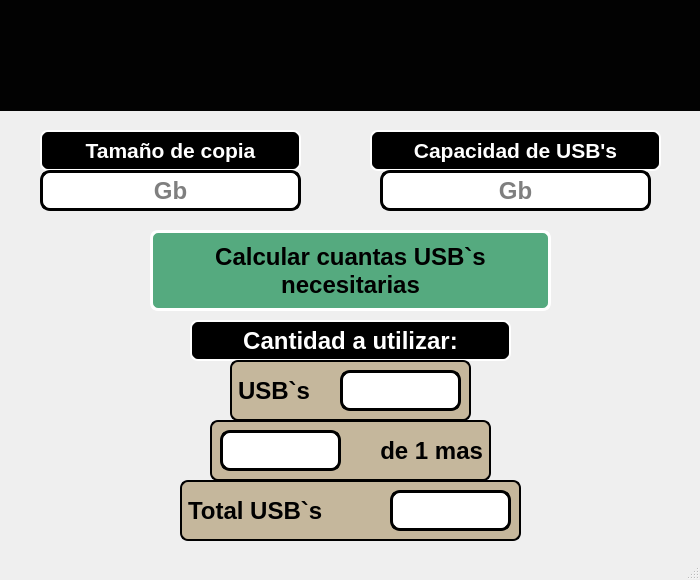
<?xml version="1.0" encoding="UTF-8"?>
<ui version="4.0">
 <class>MainWindow</class>
 <widget class="QMainWindow" name="MainWindow">
  <property name="geometry">
   <rect>
    <x>0</x>
    <y>0</y>
    <width>700</width>
    <height>580</height>
   </rect>
  </property>
  <property name="windowTitle">
   <string>MainWindow</string>
  </property>
  <widget class="QWidget" name="centralwidget">
   <widget class="QLabel" name="label_2">
    <property name="geometry">
     <rect>
      <x>0</x>
      <y>0</y>
      <width>701</width>
      <height>111</height>
     </rect>
    </property>
    <property name="styleSheet">
     <string notr="true">background-color: rgb(2, 2, 2);</string>
    </property>
    <property name="text">
     <string/>
    </property>
    <property name="pixmap">
     <pixmap resource="../PIP_Equipo4_Unidad1_Clase/recursos_proyectos.qrc">:/imgUAT/imagenes/uat.png</pixmap>
    </property>
    <property name="scaledContents">
     <bool>true</bool>
    </property>
   </widget>
   <widget class="QLabel" name="label_3">
    <property name="geometry">
     <rect>
      <x>500</x>
      <y>360</y>
      <width>241</width>
      <height>181</height>
     </rect>
    </property>
    <property name="text">
     <string/>
    </property>
    <property name="pixmap">
     <pixmap>../PIP_Equipo4_Unidad1_Clase/imagenes/Equipo4.png</pixmap>
    </property>
    <property name="scaledContents">
     <bool>true</bool>
    </property>
   </widget>
   <widget class="QLabel" name="label">
    <property name="geometry">
     <rect>
      <x>0</x>
      <y>110</y>
      <width>701</width>
      <height>441</height>
     </rect>
    </property>
    <property name="text">
     <string/>
    </property>
    <property name="pixmap">
     <pixmap>imagenes/usb.jpg</pixmap>
    </property>
    <property name="scaledContents">
     <bool>true</bool>
    </property>
   </widget>
   <widget class="QLabel" name="label_5">
    <property name="geometry">
     <rect>
      <x>40</x>
      <y>130</y>
      <width>261</width>
      <height>41</height>
     </rect>
    </property>
    <property name="font">
     <font>
      <pointsize>16</pointsize>
      <weight>75</weight>
      <bold>true</bold>
     </font>
    </property>
    <property name="styleSheet">
     <string notr="true">color: rgb(255, 255, 255);
background-color: rgb(0, 0, 0);
border: 2px solid white;
border-radius: 8px;</string>
    </property>
    <property name="text">
     <string>Tamaño de copia</string>
    </property>
    <property name="alignment">
     <set>Qt::AlignCenter</set>
    </property>
   </widget>
   <widget class="QLineEdit" name="txt_copia">
    <property name="geometry">
     <rect>
      <x>40</x>
      <y>170</y>
      <width>261</width>
      <height>41</height>
     </rect>
    </property>
    <property name="font">
     <font>
      <pointsize>18</pointsize>
      <weight>75</weight>
      <bold>true</bold>
     </font>
    </property>
    <property name="styleSheet">
     <string notr="true">border: 3px solid black;
border-radius: 10px;</string>
    </property>
    <property name="text">
     <string/>
    </property>
    <property name="alignment">
     <set>Qt::AlignCenter</set>
    </property>
    <property name="placeholderText">
     <string>Gb</string>
    </property>
   </widget>
   <widget class="QPushButton" name="btn_calcular">
    <property name="geometry">
     <rect>
      <x>150</x>
      <y>230</y>
      <width>401</width>
      <height>81</height>
     </rect>
    </property>
    <property name="font">
     <font>
      <pointsize>18</pointsize>
      <weight>75</weight>
      <bold>true</bold>
     </font>
    </property>
    <property name="styleSheet">
     <string notr="true">border: 3px solid white;
border-radius: 8px;
background-color: rgb(85, 170, 127);</string>
    </property>
    <property name="text">
     <string>Calcular cuantas USB`s
necesitarias</string>
    </property>
   </widget>
   <widget class="QLabel" name="label_6">
    <property name="geometry">
     <rect>
      <x>190</x>
      <y>320</y>
      <width>321</width>
      <height>41</height>
     </rect>
    </property>
    <property name="font">
     <font>
      <pointsize>18</pointsize>
      <weight>75</weight>
      <bold>true</bold>
     </font>
    </property>
    <property name="styleSheet">
     <string notr="true">color: rgb(255, 255, 255);
background-color: rgb(0, 0, 0);
border: 2px solid white;
border-radius: 8px;</string>
    </property>
    <property name="text">
     <string>Cantidad a utilizar:</string>
    </property>
    <property name="alignment">
     <set>Qt::AlignCenter</set>
    </property>
   </widget>
   <widget class="QLabel" name="label_7">
    <property name="geometry">
     <rect>
      <x>230</x>
      <y>360</y>
      <width>241</width>
      <height>61</height>
     </rect>
    </property>
    <property name="font">
     <font>
      <pointsize>18</pointsize>
      <weight>75</weight>
      <bold>true</bold>
     </font>
    </property>
    <property name="styleSheet">
     <string notr="true">background-color: rgb(197, 183, 156);
border: 2px solid black;
border-radius: 8px;</string>
    </property>
    <property name="text">
     <string>USB`s</string>
    </property>
    <property name="alignment">
     <set>Qt::AlignLeading|Qt::AlignLeft|Qt::AlignVCenter</set>
    </property>
   </widget>
   <widget class="QLabel" name="label_8">
    <property name="geometry">
     <rect>
      <x>210</x>
      <y>420</y>
      <width>281</width>
      <height>61</height>
     </rect>
    </property>
    <property name="font">
     <font>
      <pointsize>18</pointsize>
      <weight>75</weight>
      <bold>true</bold>
     </font>
    </property>
    <property name="styleSheet">
     <string notr="true">background-color: rgb(197, 183, 156);
border: 2px solid black;
border-radius: 8px;</string>
    </property>
    <property name="text">
     <string>de 1 mas</string>
    </property>
    <property name="alignment">
     <set>Qt::AlignRight|Qt::AlignTrailing|Qt::AlignVCenter</set>
    </property>
   </widget>
   <widget class="QLineEdit" name="txt_usbs">
    <property name="geometry">
     <rect>
      <x>340</x>
      <y>370</y>
      <width>121</width>
      <height>41</height>
     </rect>
    </property>
    <property name="font">
     <font>
      <pointsize>18</pointsize>
      <weight>75</weight>
      <bold>true</bold>
     </font>
    </property>
    <property name="styleSheet">
     <string notr="true">border: 3px solid black;
border-radius: 10px;</string>
    </property>
    <property name="text">
     <string/>
    </property>
    <property name="alignment">
     <set>Qt::AlignCenter</set>
    </property>
   </widget>
   <widget class="QLineEdit" name="txt_porciento">
    <property name="geometry">
     <rect>
      <x>220</x>
      <y>430</y>
      <width>121</width>
      <height>41</height>
     </rect>
    </property>
    <property name="font">
     <font>
      <pointsize>18</pointsize>
      <weight>75</weight>
      <bold>true</bold>
     </font>
    </property>
    <property name="styleSheet">
     <string notr="true">border: 3px solid black;
border-radius: 10px;</string>
    </property>
    <property name="text">
     <string/>
    </property>
    <property name="alignment">
     <set>Qt::AlignCenter</set>
    </property>
   </widget>
   <widget class="QLabel" name="label_9">
    <property name="geometry">
     <rect>
      <x>370</x>
      <y>130</y>
      <width>291</width>
      <height>41</height>
     </rect>
    </property>
    <property name="font">
     <font>
      <pointsize>16</pointsize>
      <weight>75</weight>
      <bold>true</bold>
     </font>
    </property>
    <property name="styleSheet">
     <string notr="true">color: rgb(255, 255, 255);
background-color: rgb(0, 0, 0);
border: 2px solid white;
border-radius: 8px;</string>
    </property>
    <property name="text">
     <string>Capacidad de USB's</string>
    </property>
    <property name="alignment">
     <set>Qt::AlignCenter</set>
    </property>
   </widget>
   <widget class="QLineEdit" name="txt_capacidad">
    <property name="geometry">
     <rect>
      <x>380</x>
      <y>170</y>
      <width>271</width>
      <height>41</height>
     </rect>
    </property>
    <property name="font">
     <font>
      <pointsize>18</pointsize>
      <weight>75</weight>
      <bold>true</bold>
     </font>
    </property>
    <property name="styleSheet">
     <string notr="true">border: 3px solid black;
border-radius: 10px;</string>
    </property>
    <property name="text">
     <string/>
    </property>
    <property name="alignment">
     <set>Qt::AlignCenter</set>
    </property>
    <property name="placeholderText">
     <string>Gb</string>
    </property>
   </widget>
   <widget class="QLabel" name="label_10">
    <property name="geometry">
     <rect>
      <x>180</x>
      <y>480</y>
      <width>341</width>
      <height>61</height>
     </rect>
    </property>
    <property name="font">
     <font>
      <pointsize>18</pointsize>
      <weight>75</weight>
      <bold>true</bold>
     </font>
    </property>
    <property name="styleSheet">
     <string notr="true">background-color: rgb(197, 183, 156);
border: 2px solid black;
border-radius: 8px;</string>
    </property>
    <property name="text">
     <string>Total USB`s</string>
    </property>
    <property name="alignment">
     <set>Qt::AlignLeading|Qt::AlignLeft|Qt::AlignVCenter</set>
    </property>
   </widget>
   <widget class="QLineEdit" name="txt_totalusb">
    <property name="geometry">
     <rect>
      <x>390</x>
      <y>490</y>
      <width>121</width>
      <height>41</height>
     </rect>
    </property>
    <property name="font">
     <font>
      <pointsize>18</pointsize>
      <weight>75</weight>
      <bold>true</bold>
     </font>
    </property>
    <property name="styleSheet">
     <string notr="true">border: 3px solid black;
border-radius: 10px;</string>
    </property>
    <property name="text">
     <string/>
    </property>
    <property name="alignment">
     <set>Qt::AlignCenter</set>
    </property>
   </widget>
   <zorder>label_2</zorder>
   <zorder>label</zorder>
   <zorder>label_3</zorder>
   <zorder>label_5</zorder>
   <zorder>txt_copia</zorder>
   <zorder>btn_calcular</zorder>
   <zorder>label_6</zorder>
   <zorder>label_7</zorder>
   <zorder>label_8</zorder>
   <zorder>txt_usbs</zorder>
   <zorder>txt_porciento</zorder>
   <zorder>label_9</zorder>
   <zorder>txt_capacidad</zorder>
   <zorder>label_10</zorder>
   <zorder>txt_totalusb</zorder>
  </widget>
  <widget class="QMenuBar" name="menubar">
   <property name="geometry">
    <rect>
     <x>0</x>
     <y>0</y>
     <width>700</width>
     <height>26</height>
    </rect>
   </property>
  </widget>
  <widget class="QStatusBar" name="statusbar"/>
 </widget>
 <resources>
  <include location="../PIP_Equipo4_Unidad1_Clase/recursos_proyectos.qrc"/>
  <include location="../../Qt/Qt5.12.5/5.12.5/msvc2017_64/PIP_Equipo4_Unidad1_Clase/recursos_proyectos.qrc"/>
 </resources>
 <connections/>
</ui>
